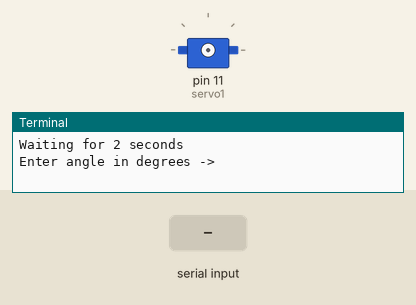
Simulated run of this program. Board: Raspberry Pi (header pin numbers). Shown: servo, the last lines printed to the terminal. The inputs (shaded band) are chosen by the test bench. Servo angles are drawn from the pulse width (0.5 ms = 0°, 2.5 ms = 180°).

Above: at 3.2 s.
3.3 s: "5" typed at the terminal, then Enter
4.8 s: "90" typed at the terminal, then Enter
At 5.5 s:
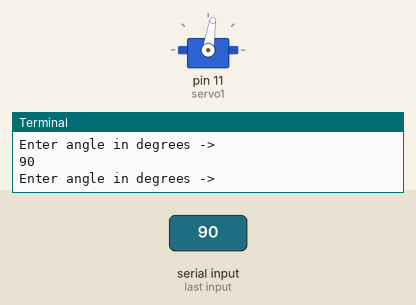
6.3 s: "200" typed at the terminal, then Enter
At 6.6 s:
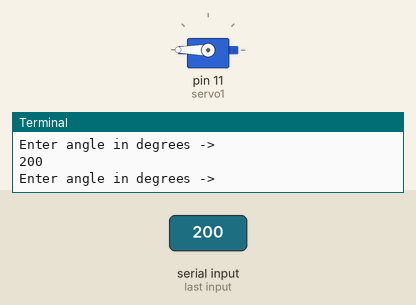
Timing chart, 0 to 9.3 s (numbered marks = the images above; inputs shaded):
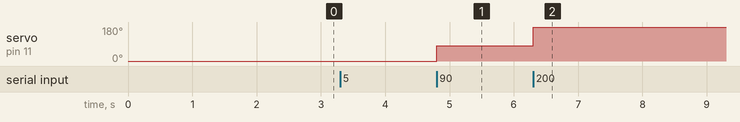

The program:

servo1.py
```python
# !usr/bin/python

# Import necessary liblaries
import RPi.GPIO as GPIO
import time

# Set GPOIO numbering mode
GPIO.setmode(GPIO.BOARD)

# set connectionpin to output
GPIO.setup(11, GPIO.OUT)
servo1 = GPIO.PWM(11, 50) # set pin 11 to 50Hz PWM mode

# start PWM running but with value of 0
servo1.start(0)
print("Waiting for 2 seconds")
time.sleep(2)

# Moving the sevo
while True:
	try:
		duty = int(input("Enter angle in degrees -> "))
		duty = 2 + (duty/180) * 10
		servo1.ChangeDutyCycle(duty)
		#time.sleep(0.5)
		#servo1.ChangeDutyCycle(0)
	except:
		break


# clean pins
servo1.stop()
GPIO.cleanup()

print("End of the program")
```

Measured:
- after the input at 4.8 s, servo on pin 11 (servo1): 0° → 81° at once
- after the input at 6.3 s, servo on pin 11 (servo1): 81° → 180° at once
